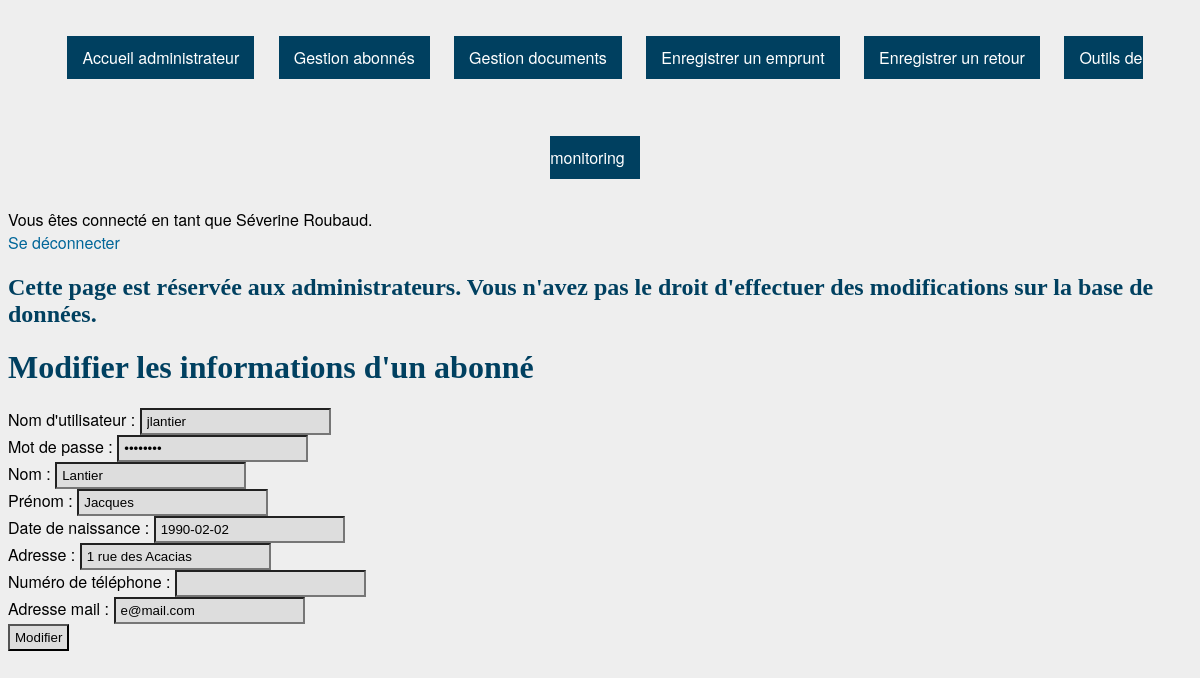
The app's page /modif_abonne.php?id=2 (signed in) with its own data.
### session.php (called while the page is built, shortened)
<?php
	$db = mysqli_connect("localhost", $_SESSION['pseudo'], $_SESSION['mdp'], "bibli");
	if ($_SESSION['demo']) {
		if ($_SESSION['is_admin']) {
			$query = mysqli_query($db, "SELECT * FROM Admins");
		}
		else {
			$query = mysqli_query($db, "SELECT * FROM Abonnés");
		}
		$row = mysqli_fetch_assoc($query);
		$user_id = $row['ID'];
		$nom = "(compte choisi arbitrairement : ".$row['prénom']." ".$row['nom'].")";
		$prenom = "testeur";
		$pseudo = $row['pseudo'];
	}
	else {
		$verif = $_SESSION['pseudo'];
		if ($_SESSION['is_admin']) {
			$query = mysqli_query($db, "SELECT * FROM Admins WHERE pseudo = '$verif'");
		}
		else {
			$query = mysqli_query($db, "SELECT * FROM Abonnés WHERE pseudo = '$verif'");
		}
		$row = mysqli_fetch_assoc($query);
		$nom = $row['nom'];
		$prenom = $row['prénom'];
	}
?>

### modif_abonne.php (the view, shortened to what this page needs)
<?php
	include('session.php');
?>
<!DOCTYPE html>
<html>
	<head>
		<link href="style.css" rel="stylesheet" type="text/css">
	</head>
	<body>
		<?php
			include('admin_header.php');
		?>
		<h1>Modifier les informations d'un abonné</h1>
		<?php
			$id = $_GET['id'];
			$result = mysqli_query($db, "SELECT * FROM Abonnés WHERE ID = '$id'");
			$row = mysqli_fetch_row($result);
		?>
		<form action="admin_abonnes.php" method="post">
			<div><label>Nom d'utilisateur :</label>
			<input name="pseudo" type="text" value="<?php echo $row[1] ?>" /></div>
			<div><label>Mot de passe :</label>
			<input name="mdp" type="password" value="<?php echo $row[2] ?>" /></div>
			<div><label>Nom :</label>
			<input name="nom" type="text" value="<?php echo $row[3] ?>" /></div>
			<div><label>Prénom :</label>
			<input name="prenom" type="text" value="<?php echo $row[4] ?>" /></div>
			<div><label>Date de naissance :</label>
			<input name="naissance" type="text" value="<?php echo $row[8] ?>" /></div>
			<div><label>Adresse :</label>
			<input name="adresse" type="text" value="<?php echo $row[5] ?>" /></div>
			<div><label>Numéro de téléphone :</label>
			<input name="tel" type="text" value="<?php echo $row[6] ?>" /></div>
			<div><label>Adresse mail :</label>
			<input name="mail" type="text" value="<?php echo $row[7] ?>" /></div>
			<div><input name="update" type="submit" value="Modifier" /></div>
		</form>
	</body>
</html>

### admin_header.php
<div class="menu">
	<a href=admin_home.php>Accueil administrateur</a>
	<a href=admin_abonnes.php>Gestion abonnés</a>
	<a href=admin_documents.php>Gestion documents</a>
	<a href=admin_emprunts.php>Enregistrer un emprunt</a>
	<a href=admin_retours.php>Enregistrer un retour</a>
	<a href=admin_mod.php>Outils de monitoring</a>
</div>
<div>Vous êtes connecté en tant que <?php echo $prenom . " " . $nom; ?>.</div>
<div><a href="logout.php">Se déconnecter</a></div>
<?php
	if (!$_SESSION['is_admin']) {
		echo "<h2>Cette page est réservée aux administrateurs. Vous n'avez pas le droit d'effectuer des modifications sur la base de données.</h2>";
	}
?>

### style.css (style rules this page uses)
body { background-color: #eeeeee; font-family: "HelveticaNeue-Light", "Helvetica Neue Light", "Helvetica Neue", Helvetica, Arial, "Lucida Grande", sans-serif; font-weight: 500; }
h1, h2, h3, h4, h5, h6 { font-family: Georgia, serif; color: #004060; }
a, a:visited { color: #006699; text-decoration: none; }
input, select { padding: 4px 5px; background-color: #dddddd; color: black; }
.menu { text-align: center; top: 0; width:100%; }
.menu a { background: #004060; color: #FFF; padding: 10px 15px; margin: 10px 10px 10px 10px; line-height: 100px; }

### records on screen
abonnés: prénom "Séverine", nom "Roubaud"
abonnés: pseudo "jlantier", nom "Lantier", prenom "Jacques", naissance "1990-02-02", adresse "1 rue des Acacias", mail "e@mail.com"
